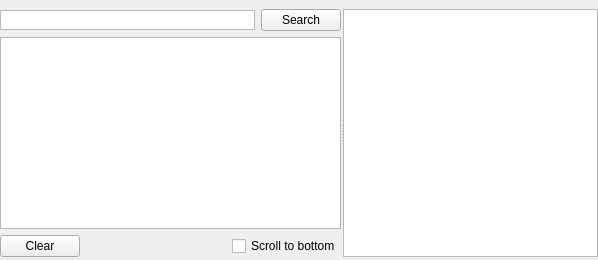
      <widget class="QWidget" name="tab_rtmp">
       <property name="layoutDirection">
        <enum>Qt::LeftToRight</enum>
       </property>
       <attribute name="icon">
        <iconset>
         <normaloff>images/rtmp.png</normaloff>images/rtmp.png</iconset>
       </attribute>
       <attribute name="title">
        <string>RTMP</string>
       </attribute>
       <layout class="QHBoxLayout" name="horizontalLayout_5">
        <property name="spacing">
         <number>6</number>
        </property>
        <property name="leftMargin">
         <number>0</number>
        </property>
        <property name="topMargin">
         <number>3</number>
        </property>
        <property name="rightMargin">
         <number>0</number>
        </property>
        <property name="bottomMargin">
         <number>0</number>
        </property>
        <item>
         <widget class="QSplitter" name="rtmpSplitter">
          <property name="sizePolicy">
           <sizepolicy hsizetype="Expanding" vsizetype="Expanding">
            <horstretch>0</horstretch>
            <verstretch>0</verstretch>
           </sizepolicy>
          </property>
          <property name="frameShape">
           <enum>QFrame::NoFrame</enum>
          </property>
          <property name="frameShadow">
           <enum>QFrame::Plain</enum>
          </property>
          <property name="lineWidth">
           <number>0</number>
          </property>
          <property name="orientation">
           <enum>Qt::Horizontal</enum>
          </property>
          <property name="opaqueResize">
           <bool>true</bool>
          </property>
          <property name="handleWidth">
           <number>2</number>
          </property>
          <property name="childrenCollapsible">
           <bool>false</bool>
          </property>
          <widget class="QWidget" name="verticalLayoutWidget">
           <layout class="QVBoxLayout" name="verticalLayout">
            <property name="leftMargin">
             <number>0</number>
            </property>
            <property name="topMargin">
             <number>6</number>
            </property>
            <property name="rightMargin">
             <number>0</number>
            </property>
            <property name="bottomMargin">
             <number>3</number>
            </property>
            <item>
             <layout class="QHBoxLayout" name="horizontalLayout_10">
              <item>
               <widget class="QTextEdit" name="rtmpTextSearch">
                <property name="sizePolicy">
                 <sizepolicy hsizetype="Expanding" vsizetype="Minimum">
                  <horstretch>0</horstretch>
                  <verstretch>0</verstretch>
                 </sizepolicy>
                </property>
                <property name="maximumSize">
                 <size>
                  <width>16777215</width>
                  <height>20</height>
                 </size>
                </property>
                <property name="inputMethodHints">
                 <set>Qt::ImhNone</set>
                </property>
                <property name="verticalScrollBarPolicy">
                 <enum>Qt::ScrollBarAlwaysOff</enum>
                </property>
                <property name="horizontalScrollBarPolicy">
                 <enum>Qt::ScrollBarAlwaysOff</enum>
                </property>
                <property name="lineWrapMode">
                 <enum>QTextEdit::NoWrap</enum>
                </property>
                <property name="acceptRichText">
                 <bool>false</bool>
                </property>
               </widget>
              </item>
              <item>
               <widget class="QPushButton" name="rtmpButtonSearch">
                <property name="maximumSize">
                 <size>
                  <width>16777215</width>
                  <height>25</height>
                 </size>
                </property>
                <property name="text">
                 <string>Search</string>
                </property>
               </widget>
              </item>
             </layout>
            </item>
            <item>
             <widget class="QListWidget" name="rtmpList">
              <property name="midLineWidth">
               <number>0</number>
              </property>
              <property name="textElideMode">
               <enum>Qt::ElideNone</enum>
              </property>
              <property name="spacing">
               <number>0</number>
              </property>
              <property name="viewMode">
               <enum>QListView::ListMode</enum>
              </property>
              <property name="modelColumn">
               <number>0</number>
              </property>
              <property name="uniformItemSizes">
               <bool>false</bool>
              </property>
              <property name="wordWrap">
               <bool>false</bool>
              </property>
              <property name="selectionRectVisible">
               <bool>false</bool>
              </property>
             </widget>
            </item>
            <item>
             <layout class="QHBoxLayout" name="horizontalLayout_8">
              <item>
               <widget class="QPushButton" name="rtmpButtonClear">
                <property name="text">
                 <string>Clear</string>
                </property>
               </widget>
              </item>
              <item>
               <spacer name="horizontalSpacer_2">
                <property name="orientation">
                 <enum>Qt::Horizontal</enum>
                </property>
                <property name="sizeHint" stdset="0">
                 <size>
                  <width>40</width>
                  <height>20</height>
                 </size>
                </property>
               </spacer>
              </item>
              <item>
               <widget class="QCheckBox" name="rtmpScrollToBottom">
                <property name="text">
                 <string>Scroll to bottom</string>
                </property>
               </widget>
              </item>
             </layout>
            </item>
           </layout>
          </widget>
          <widget class="QWidget" name="verticalLayoutWidget_2">
           <layout class="QVBoxLayout" name="verticalLayout_6">
            <property name="leftMargin">
             <number>0</number>
            </property>
            <property name="topMargin">
             <number>6</number>
            </property>
            <property name="rightMargin">
             <number>0</number>
            </property>
            <property name="bottomMargin">
             <number>3</number>
            </property>
            <item>
             <widget class="QTextEdit" name="rtmpView">
              <property name="lineWrapMode">
               <enum>QTextEdit::NoWrap</enum>
              </property>
              <property name="acceptRichText">
               <bool>false</bool>
              </property>
             </widget>
            </item>
           </layout>
          </widget>
         </widget>
        </item>
       </layout>
      </widget>
